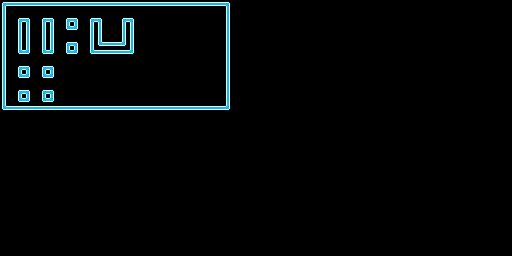

Below is a game level as drawn by its tile map, then a one-line description and the .tmx that defines it (tile-layer data replaced by summaries):
An orthogonal 64x32 tile map with 8x8 px tiles, 1 tile layer (main_layer) and 86 objects.

<map version="1.4" tiledversion="1.4.2" orientation="orthogonal" renderorder="right-down" width="64" height="32" tilewidth="8" tileheight="8" infinite="0" nextlayerid="3" nextobjectid="87">
 <tileset firstgid="1" source="tiles.tsx" />
 <layer id="1" name="main_layer" width="64" height="32">
  <data>[2048 cells, 150 non-empty, 6 distinct tile ids]</data>
 </layer>
 <objectgroup id="2" name="dots">
  <object id="1" gid="17" x="8" y="16" width="8" height="8" />
  <object id="2" gid="17" x="8" y="24" width="8" height="8" />
  <object id="3" gid="17" x="8" y="32" width="8" height="8" />
  <object id="4" gid="17" x="8" y="40" width="8" height="8" />
  <object id="5" gid="17" x="8" y="56" width="8" height="8" />
  <object id="6" gid="17" x="8" y="48" width="8" height="8" />
  <object id="7" gid="17" x="8" y="64" width="8" height="8" />
  <object id="8" gid="17" x="8" y="72" width="8" height="8" />
  <object id="9" gid="17" x="8" y="80" width="8" height="8" />
  <object id="10" gid="17" x="8" y="88" width="8" height="8" />
  <object id="11" gid="17" x="8" y="96" width="8" height="8" />
  <object id="12" gid="17" x="8" y="104" width="8" height="8" />
  <object id="13" gid="17" x="16" y="88" width="8" height="8" />
  <object id="14" gid="17" x="24" y="88" width="8" height="8" />
  <object id="15" gid="17" x="32" y="88" width="8" height="8" />
  <object id="16" gid="17" x="32" y="104" width="8" height="8" />
  <object id="17" gid="17" x="32" y="96" width="8" height="8" />
  <object id="18" gid="17" x="40" y="88" width="8" height="8" />
  <object id="19" gid="17" x="48" y="88" width="8" height="8" />
  <object id="20" gid="17" x="56" y="104" width="8" height="8" />
  <object id="21" gid="17" x="56" y="96" width="8" height="8" />
  <object id="22" gid="17" x="56" y="88" width="8" height="8" />
  <object id="23" gid="17" x="56" y="80" width="8" height="8" />
  <object id="24" gid="17" x="56" y="72" width="8" height="8" />
  <object id="25" gid="17" x="16" y="64" width="8" height="8" />
  <object id="26" gid="17" x="24" y="64" width="8" height="8" />
  <object id="27" gid="17" x="32" y="64" width="8" height="8" />
  <object id="28" gid="17" x="40" y="64" width="8" height="8" />
  <object id="29" gid="17" x="56" y="64" width="8" height="8" />
  <object id="30" gid="17" x="48" y="64" width="8" height="8" />
  <object id="31" gid="17" x="32" y="80" width="8" height="8" />
  <object id="32" gid="17" x="32" y="72" width="8" height="8" />
  <object id="33" gid="17" x="32" y="56" width="8" height="8" />
  <object id="34" gid="17" x="32" y="48" width="8" height="8" />
  <object id="35" gid="17" x="32" y="40" width="8" height="8" />
  <object id="36" gid="17" x="32" y="32" width="8" height="8" />
  <object id="37" gid="17" x="32" y="24" width="8" height="8" />
  <object id="38" gid="17" x="32" y="16" width="8" height="8" />
  <object id="39" gid="17" x="16" y="16" width="8" height="8" />
  <object id="40" gid="17" x="24" y="16" width="8" height="8" />
  <object id="41" gid="17" x="40" y="16" width="8" height="8" />
  <object id="42" gid="17" x="48" y="16" width="8" height="8" />
  <object id="43" gid="17" x="56" y="16" width="8" height="8" />
  <object id="44" gid="17" x="56" y="24" width="8" height="8" />
  <object id="45" gid="17" x="56" y="32" width="8" height="8" />
  <object id="46" gid="17" x="56" y="40" width="8" height="8" />
  <object id="47" gid="17" x="56" y="48" width="8" height="8" />
  <object id="48" gid="17" x="56" y="56" width="8" height="8" />
  <object id="49" gid="17" x="64" y="40" width="8" height="8" />
  <object id="50" gid="17" x="72" y="40" width="8" height="8" />
  <object id="51" gid="17" x="80" y="40" width="8" height="8" />
  <object id="52" gid="17" x="80" y="32" width="8" height="8" />
  <object id="53" gid="17" x="80" y="24" width="8" height="8" />
  <object id="54" gid="17" x="80" y="16" width="8" height="8" />
  <object id="55" gid="17" x="64" y="16" width="8" height="8" />
  <object id="56" gid="17" x="72" y="16" width="8" height="8" />
  <object id="57" gid="17" x="80" y="48" width="8" height="8" />
  <object id="58" gid="17" x="64" y="64" width="8" height="8" />
  <object id="59" gid="17" x="72" y="64" width="8" height="8" />
  <object id="60" gid="17" x="80" y="64" width="8" height="8" />
  <object id="61" gid="17" x="80" y="56" width="8" height="8" />
  <object id="62" gid="17" x="88" y="64" width="8" height="8" />
  <object id="63" gid="17" x="96" y="64" width="8" height="8" />
  <object id="64" gid="17" x="112" y="64" width="8" height="8" />
  <object id="65" gid="17" x="104" y="64" width="8" height="8" />
  <object id="66" gid="17" x="128" y="64" width="8" height="8" />
  <object id="67" gid="17" x="120" y="64" width="8" height="8" />
  <object id="68" gid="17" x="136" y="64" width="8" height="8" />
  <object id="69" gid="17" x="136" y="56" width="8" height="8" />
  <object id="70" gid="17" x="136" y="48" width="8" height="8" />
  <object id="71" gid="17" x="136" y="40" width="8" height="8" />
  <object id="72" gid="17" x="136" y="32" width="8" height="8" />
  <object id="73" gid="17" x="136" y="24" width="8" height="8" />
  <object id="74" gid="17" x="136" y="16" width="8" height="8" />
  <object id="75" gid="17" x="112" y="16" width="8" height="8" />
  <object id="76" gid="17" x="120" y="16" width="8" height="8" />
  <object id="77" gid="17" x="128" y="16" width="8" height="8" />
  <object id="78" gid="17" x="88" y="16" width="8" height="8" />
  <object id="79" gid="17" x="96" y="16" width="8" height="8" />
  <object id="80" gid="17" x="104" y="16" width="8" height="8" />
  <object id="81" gid="17" x="104" y="24" width="8" height="8" />
  <object id="82" gid="17" x="112" y="24" width="8" height="8" />
  <object id="83" gid="17" x="112" y="40" width="8" height="8" />
  <object id="84" gid="17" x="112" y="32" width="8" height="8" />
  <object id="85" gid="17" x="104" y="32" width="8" height="8" />
  <object id="86" gid="17" x="104" y="40" width="8" height="8" />
 </objectgroup>
</map>
